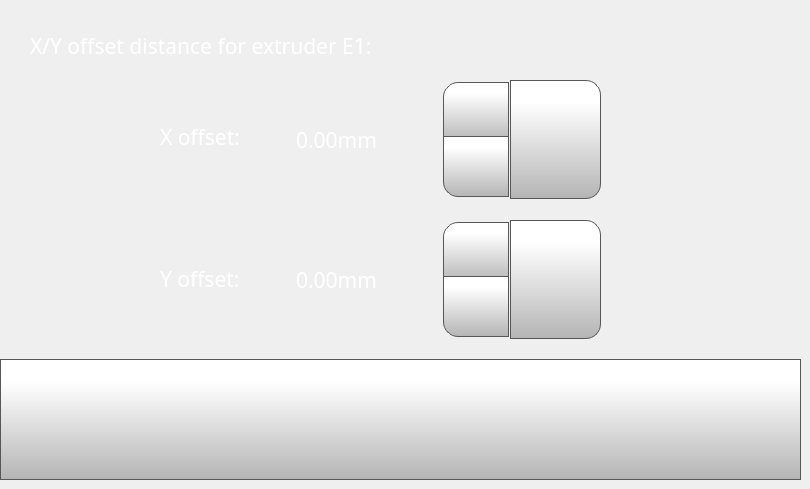
    <widget class="QWidget" name="toolOffsetXYPage">
     <widget class="QLabel" name="bedLabel_3">
      <property name="geometry">
       <rect>
        <x>480</x>
        <y>100</y>
        <width>70</width>
        <height>21</height>
       </rect>
      </property>
      <property name="font">
       <font>
        <family>Gotham</family>
        <pointsize>16</pointsize>
        <weight>50</weight>
        <bold>false</bold>
       </font>
      </property>
      <property name="styleSheet">
       <string notr="true">color: rgb(255, 255, 255);</string>
      </property>
      <property name="text">
       <string>Y:</string>
      </property>
     </widget>
     <widget class="QLabel" name="tollOffsetXLabel">
      <property name="geometry">
       <rect>
        <x>160</x>
        <y>121</y>
        <width>121</width>
        <height>31</height>
       </rect>
      </property>
      <property name="font">
       <font>
        <family>Gotham</family>
        <pointsize>16</pointsize>
        <weight>50</weight>
        <bold>false</bold>
       </font>
      </property>
      <property name="styleSheet">
       <string notr="true">color: rgb(255, 255, 255);</string>
      </property>
      <property name="text">
       <string>X offset: </string>
      </property>
     </widget>
     <widget class="QPushButton" name="toolOffsetXYBackButton">
      <property name="geometry">
       <rect>
        <x>0</x>
        <y>359</y>
        <width>801</width>
        <height>121</height>
       </rect>
      </property>
      <property name="minimumSize">
       <size>
        <width>0</width>
        <height>0</height>
       </size>
      </property>
      <property name="font">
       <font>
        <family>Gotham</family>
        <pointsize>16</pointsize>
       </font>
      </property>
      <property name="styleSheet">
       <string notr="true">QPushButton {
     border: 1px solid rgb(87, 87, 87);
	background-color: qlineargradient(spread:pad, x1:0, y1:1, x2:0, y2:0.188, stop:0 rgba(180, 180, 180, 255), stop:1 rgba(255, 255, 255, 255));


}

QPushButton:pressed {
    background-color: qlineargradient(x1: 0, y1: 0, x2: 0, y2: 1,
                                      stop: 0 #dadbde, stop: 1 #f6f7fa);
}

QPushButton:flat {
    border: none; /* no border for a flat push button */
}

QPushButton:default {
    border-color: navy; /* make the default button prominent */
}

QPushButton:focus {
	outline: none;
}</string>
      </property>
      <property name="text">
       <string/>
      </property>
      <property name="icon">
       <iconset>
        <normaloff>templates/img/arrows-4.png</normaloff>templates/img/arrows-4.png</iconset>
      </property>
      <property name="iconSize">
       <size>
        <width>70</width>
        <height>70</height>
       </size>
      </property>
      <property name="checkable">
       <bool>false</bool>
      </property>
      <property name="autoDefault">
       <bool>false</bool>
      </property>
      <property name="default">
       <bool>false</bool>
      </property>
      <property name="flat">
       <bool>false</bool>
      </property>
     </widget>
     <widget class="QLabel" name="toolOffsetLabel">
      <property name="geometry">
       <rect>
        <x>30</x>
        <y>30</y>
        <width>521</width>
        <height>31</height>
       </rect>
      </property>
      <property name="font">
       <font>
        <family>Gotham</family>
        <pointsize>16</pointsize>
        <weight>50</weight>
        <bold>false</bold>
       </font>
      </property>
      <property name="styleSheet">
       <string notr="true">color: rgb(255, 255, 255);</string>
      </property>
      <property name="text">
       <string>X/Y offset distance for extruder E1:</string>
      </property>
     </widget>
     <widget class="QDoubleSpinBox" name="toolOffsetXDoubleSpinBox">
      <property name="geometry">
       <rect>
        <x>291</x>
        <y>79</y>
        <width>221</width>
        <height>121</height>
       </rect>
      </property>
      <property name="font">
       <font>
        <family>Gotham</family>
        <pointsize>16</pointsize>
       </font>
      </property>
      <property name="styleSheet">
       <string notr="true">QDoubleSpinBox {
    padding-right: 5px; /* make room for the arrows */
	color: rgb(255, 255, 255);
	background-color: rgba(255, 255, 255, 0);
   
}
QDoubleSpinBox ::text:selected {
	background-color: rgb(255, 146, 57);
   
}
QDoubleSpinBox::up-button {
     border: 1px solid rgb(87, 87, 87);

border-top-left-radius: 15px;
	background-color: qlineargradient(spread:pad, x1:0, y1:1, x2:0, y2:0.188, stop:0 rgba(180, 180, 180, 255), stop:1 rgba(255, 255, 255, 255));
    width: 60px;
     height: 55px;
    padding: 2px;
}

QDoubleSpinBox::up-arrow { 
image: url(./templates/img/arrows.png);
    width: 40px;
     height: 40px;
padding: 5px;
}



QDoubleSpinBox::up-button:pressed {
    background-color: qlineargradient(x1: 0, y1: 0, x2: 0, y2: 1,
                                      stop: 0 #dadbde, stop: 1 #f6f7fa);
}


QDoubleSpinBox::down-button {
     border: 1px solid rgb(87, 87, 87);
border-bottom-left-radius: 15px;
	background-color: qlineargradient(spread:pad, x1:0, y1:1, x2:0, y2:0.188, stop:0 rgba(180, 180, 180, 255), stop:1 rgba(255, 255, 255, 255));
    width: 60px;
     height: 55px;
    padding: 2px;
}

QDoubleSpinBox::down-arrow { 
image: url(./templates/img/arrows-5.png);
    width: 40px;
    height: 40px;
padding: 5px;
}

QDoubleSpinBox::down-button:pressed {
    background-color: qlineargradient(x1: 0, y1: 0, x2: 0, y2: 1,
                                      stop: 0 #dadbde, stop: 1 #f6f7fa);

}

</string>
      </property>
      <property name="frame">
       <bool>false</bool>
      </property>
      <property name="readOnly">
       <bool>false</bool>
      </property>
      <property name="buttonSymbols">
       <enum>QAbstractSpinBox::UpDownArrows</enum>
      </property>
      <property name="accelerated">
       <bool>true</bool>
      </property>
      <property name="suffix">
       <string>mm</string>
      </property>
      <property name="decimals">
       <number>2</number>
      </property>
      <property name="minimum">
       <double>-50.000000000000000</double>
      </property>
      <property name="maximum">
       <double>50.000000000000000</double>
      </property>
      <property name="singleStep">
       <double>0.025000000000000</double>
      </property>
      <property name="value">
       <double>0.000000000000000</double>
      </property>
     </widget>
     <widget class="QPushButton" name="toolOffsetXSetButton">
      <property name="geometry">
       <rect>
        <x>510</x>
        <y>80</y>
        <width>91</width>
        <height>119</height>
       </rect>
      </property>
      <property name="font">
       <font>
        <family>Gotham</family>
        <pointsize>16</pointsize>
       </font>
      </property>
      <property name="styleSheet">
       <string notr="true">QPushButton {
     border: 1px solid rgb(87, 87, 87);
	background-color: qlineargradient(spread:pad, x1:0, y1:1, x2:0, y2:0.188, stop:0 rgba(180, 180, 180, 255), stop:1 rgba(255, 255, 255, 255));
border-top-right-radius: 15px;
border-bottom-right-radius: 15px;

}

QPushButton:pressed {
    background-color: qlineargradient(x1: 0, y1: 0, x2: 0, y2: 1,
                                      stop: 0 #dadbde, stop: 1 #f6f7fa);
}

QPushButton:flat {
    border: none; /* no border for a flat push button */
}

QPushButton:default {
    border-color: navy; /* make the default button prominent */
}
QPushButton:focus {
	outline: none;
}</string>
      </property>
      <property name="text">
       <string/>
      </property>
      <property name="icon">
       <iconset>
        <normaloff>templates/img/verification-mark.png</normaloff>templates/img/verification-mark.png</iconset>
      </property>
      <property name="iconSize">
       <size>
        <width>70</width>
        <height>70</height>
       </size>
      </property>
     </widget>
     <widget class="QPushButton" name="toolOffsetYSetButton">
      <property name="geometry">
       <rect>
        <x>510</x>
        <y>220</y>
        <width>91</width>
        <height>119</height>
       </rect>
      </property>
      <property name="font">
       <font>
        <family>Gotham</family>
        <pointsize>16</pointsize>
       </font>
      </property>
      <property name="styleSheet">
       <string notr="true">QPushButton {
     border: 1px solid rgb(87, 87, 87);
	background-color: qlineargradient(spread:pad, x1:0, y1:1, x2:0, y2:0.188, stop:0 rgba(180, 180, 180, 255), stop:1 rgba(255, 255, 255, 255));
border-top-right-radius: 15px;
border-bottom-right-radius: 15px;

}

QPushButton:pressed {
    background-color: qlineargradient(x1: 0, y1: 0, x2: 0, y2: 1,
                                      stop: 0 #dadbde, stop: 1 #f6f7fa);
}

QPushButton:flat {
    border: none; /* no border for a flat push button */
}

QPushButton:default {
    border-color: navy; /* make the default button prominent */
}
QPushButton:focus {
	outline: none;
}</string>
      </property>
      <property name="text">
       <string/>
      </property>
      <property name="icon">
       <iconset>
        <normaloff>templates/img/verification-mark.png</normaloff>templates/img/verification-mark.png</iconset>
      </property>
      <property name="iconSize">
       <size>
        <width>70</width>
        <height>70</height>
       </size>
      </property>
     </widget>
     <widget class="QDoubleSpinBox" name="toolOffsetYDoubleSpinBox">
      <property name="geometry">
       <rect>
        <x>291</x>
        <y>219</y>
        <width>221</width>
        <height>121</height>
       </rect>
      </property>
      <property name="font">
       <font>
        <family>Gotham</family>
        <pointsize>16</pointsize>
       </font>
      </property>
      <property name="styleSheet">
       <string notr="true">QDoubleSpinBox {
    padding-right: 5px; /* make room for the arrows */
	color: rgb(255, 255, 255);
	background-color: rgba(255, 255, 255, 0);
   
}
QDoubleSpinBox ::text:selected {
	background-color: rgb(255, 146, 57);
   
}
QDoubleSpinBox::up-button {
     border: 1px solid rgb(87, 87, 87);

border-top-left-radius: 15px;
	background-color: qlineargradient(spread:pad, x1:0, y1:1, x2:0, y2:0.188, stop:0 rgba(180, 180, 180, 255), stop:1 rgba(255, 255, 255, 255));
    width: 60px;
     height: 55px;
    padding: 2px;
}

QDoubleSpinBox::up-arrow { 
image: url(./templates/img/arrows.png);
    width: 40px;
     height: 40px;
padding: 5px;
}



QDoubleSpinBox::up-button:pressed {
    background-color: qlineargradient(x1: 0, y1: 0, x2: 0, y2: 1,
                                      stop: 0 #dadbde, stop: 1 #f6f7fa);
}


QDoubleSpinBox::down-button {
     border: 1px solid rgb(87, 87, 87);
border-bottom-left-radius: 15px;
	background-color: qlineargradient(spread:pad, x1:0, y1:1, x2:0, y2:0.188, stop:0 rgba(180, 180, 180, 255), stop:1 rgba(255, 255, 255, 255));
    width: 60px;
     height: 55px;
    padding: 2px;
}

QDoubleSpinBox::down-arrow { 
image: url(./templates/img/arrows-5.png);
    width: 40px;
    height: 40px;
padding: 5px;
}

QDoubleSpinBox::down-button:pressed {
    background-color: qlineargradient(x1: 0, y1: 0, x2: 0, y2: 1,
                                      stop: 0 #dadbde, stop: 1 #f6f7fa);

}

</string>
      </property>
      <property name="frame">
       <bool>false</bool>
      </property>
      <property name="readOnly">
       <bool>false</bool>
      </property>
      <property name="buttonSymbols">
       <enum>QAbstractSpinBox::UpDownArrows</enum>
      </property>
      <property name="accelerated">
       <bool>true</bool>
      </property>
      <property name="suffix">
       <string>mm</string>
      </property>
      <property name="decimals">
       <number>2</number>
      </property>
      <property name="minimum">
       <double>-4.000000000000000</double>
      </property>
      <property name="maximum">
       <double>4.000000000000000</double>
      </property>
      <property name="singleStep">
       <double>0.025000000000000</double>
      </property>
     </widget>
     <widget class="QLabel" name="toolOffsetYLabel">
      <property name="geometry">
       <rect>
        <x>160</x>
        <y>258</y>
        <width>121</width>
        <height>41</height>
       </rect>
      </property>
      <property name="font">
       <font>
        <family>Gotham</family>
        <pointsize>16</pointsize>
        <weight>50</weight>
        <bold>false</bold>
       </font>
      </property>
      <property name="styleSheet">
       <string notr="true">color: rgb(255, 255, 255);</string>
      </property>
      <property name="text">
       <string>Y offset: </string>
      </property>
     </widget>
    </widget>
